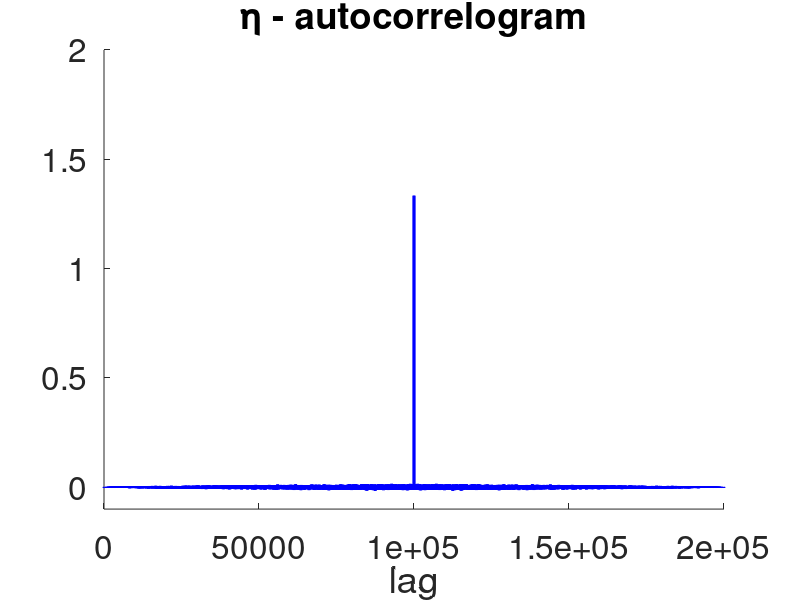
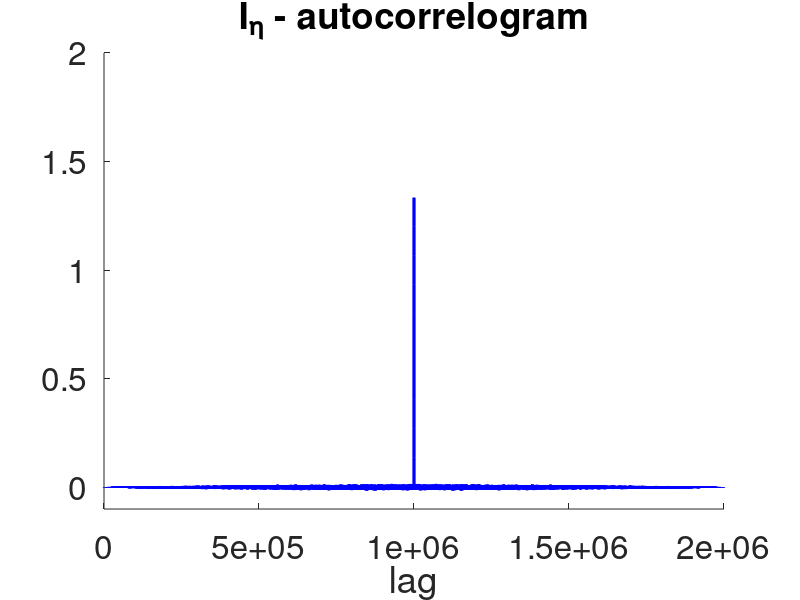

Source code (MATLAB) for these figures, in order:
% 2021-03-20

% Autocorrelations of the amplitudes of the constant pieces in the 
% piecewise constant input functions used in
% Response_LinearWhiteNoiseInputs.m

clearvars;
close all;

Tmax = 100000;
dt = 0.1;
t = 0:dt:Tmax;

Tdur = 1;
Npieces = floor(Tmax/Tdur);
ton = 0:Tdur:Tmax;
ton(1) = dt;
jon = floor(ton/dt);

% Random input amplitudes
    
eta = randn(1,Npieces);
xeta = eta; 
 
% Uniform input amplitudes 

etamax = 2;
etamin = -2;
etaord = etamin:4/Npieces:(Npieces-1)*etamax/Npieces;
P = randperm(length(etaord),length(etaord));
etaperm = etaord(P);
xeta = etaperm;


% Deterministic Gaussian amplitudes

etamax = 2;
etamin = -2;
etaaux = etamin:(etamax-etamin)/(Npieces):(Npieces)*etamax/Npieces;
pd = makedist('Normal','mu',0,'sigma',1);
eta_cdf = cdf(pd,etaaux); 
AmpInt = 2*flip(eta_cdf(1:Npieces/2));
AmpInt = AmpInt*(etamax-etamin)/(2*sum(AmpInt));
etadg(1) = etamin;
for j=2:Npieces/2
    etadg(j) = etadg(j-1)+AmpInt(j-1);
end
for j=1:Npieces/2
    etadg(Npieces/2+j) = -etadg(Npieces/2-j+1);
end
P = randperm(length(etadg),length(etadg));
etaperm = etadg(P);
Xeta= etaperm;
 
Eta_ac = xcorr(xeta,'biased');
 
figure
hold on
plot(Eta_ac,'-b','linewidth',2);
axis([0 2*Npieces+1 -0.1 2]);
set(gca,'fontsize',24);
xlabel('lag');
title('\eta - autocorrelogram');

Ieta = zeros(1,length(t));    
for l=1:length(ton)-1        
    Ieta(floor(ton(l)/dt):floor((ton(l)+Tdur)/dt)) = xeta(l);
end
Ieta(end) = Ieta(end-1);

Ieta_ac = xcorr(Ieta,'biased');

figure
hold on
plot(Ieta_ac,'-b','linewidth',2);
axis([0 2*length(Ieta)+1 -0.1 2]);
set(gca,'fontsize',24);
xlabel('lag');
title('I_{\eta} - autocorrelogram');

 
 